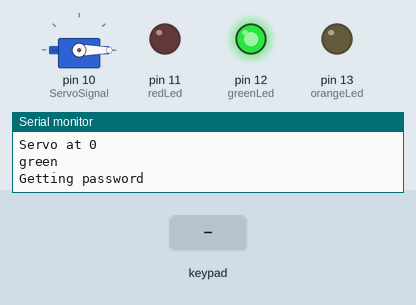
Recording of a sketch running on a simulated Arduino Uno, built with avr-gcc and run on an emulated ATmega328P. Shown: servo, output pins drawn as LEDs (lit = HIGH), the last lines printed to the serial monitor. Inputs (shaded band) come from the test bench.

Above: at 2.2 s.
2.3 s: keypad keys # 1 2 3 4 5 # pressed 0.4 s apart
At 5.1 s:
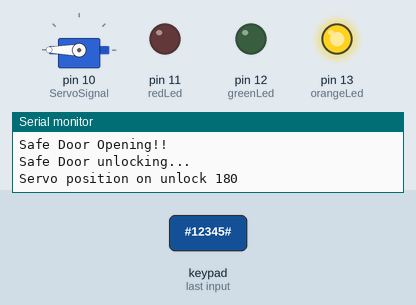
6.8 s: keypad keys 1 3 9 7 2 2 pressed 0.4 s apart
At 9.5 s:
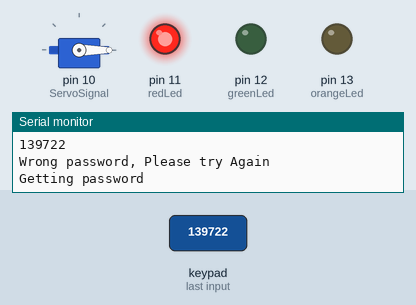
10.7 s: keypad keys # 1 2 3 4 5 pressed 0.4 s apart
At 13.5 s:
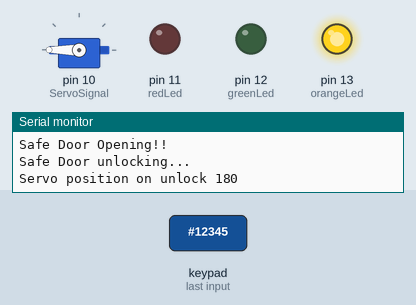
14.6 s: key '1' pressed
At 15.4 s:
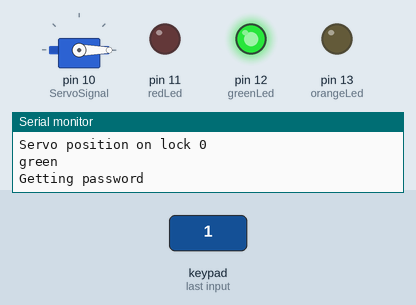
Timing chart, 0 to 17.1 s (numbered marks = the images above; inputs shaded):
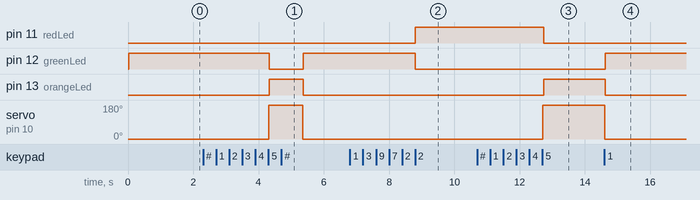

The sketch:

Servo_with_4x4_membrane_Keypad.ino
```cpp
#include <Keypad.h>
#include <Servo.h>

//Status Pins
#define redLed 11
#define greenLed 12
#define orangeLed 13

//Variables and Pins used on servo
int pos = 0;    // variable to store the servo position
int ServoSignal = 10; //the Servo library supports servos on only two pins: 9 and 10.

String password="#12345"; //Password is set to this value
char pswd[7];
int i = 0;
unsigned long Time;

//Indicate that you are using a 4x4 keypad as the library can be used by multiple types of  keypads
const byte rows=4;
const byte cols=4;

char keys[rows][cols]={
  {'1','2','3','A',},
  {'4','5','6','B',},
  {'7','8','9','C',},
  {'*','0','#','D',},
};

//Pins to connect to on Arduino board
byte rowPins[rows]={5, 4, 3, 2};
byte colPins[cols]={9, 8, 7, 6};

//Create an instance of the Keypad and Stepper classes
Keypad keypad=Keypad(makeKeymap (keys), rowPins, colPins, rows, cols);
Servo myservo;

//Door status functions

  void LockedStatus(){
    digitalWrite(greenLed, HIGH);
    digitalWrite(orangeLed, LOW);
    digitalWrite(redLed, LOW);
    Serial.println("green");
  }

  void UnlockedStatus(){
    digitalWrite(orangeLed, HIGH);
    digitalWrite(greenLed, LOW);
    digitalWrite(redLed, LOW);
  }

  void WrongPasswordStatus(){
    digitalWrite(redLed, HIGH);
    digitalWrite(orangeLed, LOW);
    digitalWrite(greenLed, LOW);
  }

//Get the entered password
int GetPassword(){
  Serial.println("Getting password");
  while(i<6){ //size of all passwords set should be six, the last digit is the null character
    char key=keypad.getKey();
    if (key){
      pswd[i] = key;
      i++;
    }
  }
  pswd[6] = '\0';
  i=0;

  CheckPassword(String(pswd));
  return 0;
}

void CheckPassword(String PSWD){
  Serial.println(PSWD);
  if(PSWD == password){
  Serial.println(PSWD);
  Serial.println("Safe Door Opening!!");
  }else{ //else
    Serial.println(PSWD);
    Serial.println("Wrong password, Please try Again");
    WrongPasswordStatus();
    GetPassword();
  }
}

void LockDoor(){
  if(pos==180){
    pos-=180;
    myservo.write(pos);              // tell servo to go to position in variable 'pos'
    delay(15);
    Serial.print("Servo position on lock ");
    Serial.println(pos);
    LockedStatus();

  }else{

    Serial.println("Door alreaddy locked");
  }
}

void UnlockDoor(){
  if(pos==0){
    pos+=180;
    myservo.write(pos);              // tell servo to go to position in variable 'pos'
    delay(15);
    Serial.print("Servo position on unlock ");
    Serial.println(pos);
    UnlockedStatus();


  }else{

    Serial.print("Door already unlocked: ");
    Serial.println(pos);
  }
  }


void setup() {
  Serial.begin(9600);
  pinMode(orangeLed, OUTPUT);
  pinMode(redLed, OUTPUT);
  pinMode(greenLed, OUTPUT);
  myservo.attach(ServoSignal);  // attaches the servo on pin 10 to the servo object
  pos = myservo.read(); // read the current angle of the servo
  if (pos!=0){ //always home the servo on power on. home sets it to locked position
    myservo.write(0);
    delay(15);

    pos=myservo.read();
    Serial.print("Home at " );
    Serial.println(pos);
  }
  Serial.print("Servo at ");
  Serial.println(pos);

  LockedStatus();
  digitalWrite(greenLed, HIGH);
  delay(1000);

}

void loop() {
  int PasswordSuccess = GetPassword();
  while(!keypad.getKey()) //While no key is pressed, wait

//  unlock door
  if(PasswordSuccess == 0){
    Serial.println("Safe Door unlocking...");
    UnlockDoor();
    digitalWrite(orangeLed, HIGH);
    delay(1000);
    PasswordSuccess=1; //Do this so that the door only opens and wait for the lock command. Otherwise it will keep running looping the unlock door function.
  }

//  lock door
  Serial.println("Safe Door locking NOW...");
  LockDoor();

}
```

Measured:
- after the input at 2.3 s, pin 12 (greenLed): HIGH → LOW after 2.0 s, → HIGH 1.0 s later; pin 13 (orangeLed): LOW → HIGH after 2.0 s, → LOW 1.0 s later; servo on pin 10 (ServoSignal): 0° → 180° after 2.0 s, → 0° 1.0 s later
- after the input at 6.8 s, pin 11 (redLed): LOW → HIGH after 2.0 s; pin 12 (greenLed): HIGH → LOW after 2.0 s
- after the input at 10.7 s, pin 11 (redLed): HIGH → LOW after 2.0 s; pin 13 (orangeLed): LOW → HIGH after 2.0 s; servo on pin 10 (ServoSignal): 0° → 180° after 2.0 s
- after the input at 14.6 s, pin 12 (greenLed): LOW → HIGH at once; pin 13 (orangeLed): HIGH → LOW at once; servo on pin 10 (ServoSignal): 180° → 0° at once
